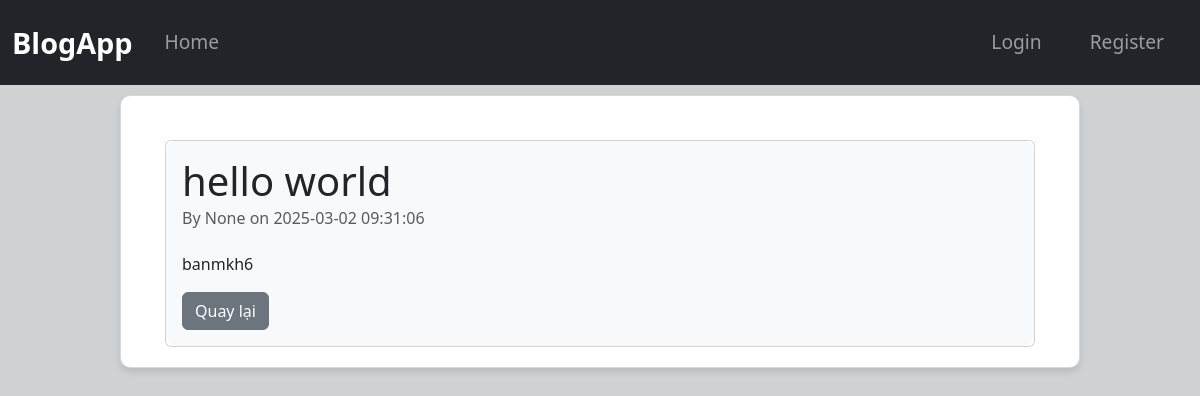
/post/1, run on an earlier commit of the app's database.
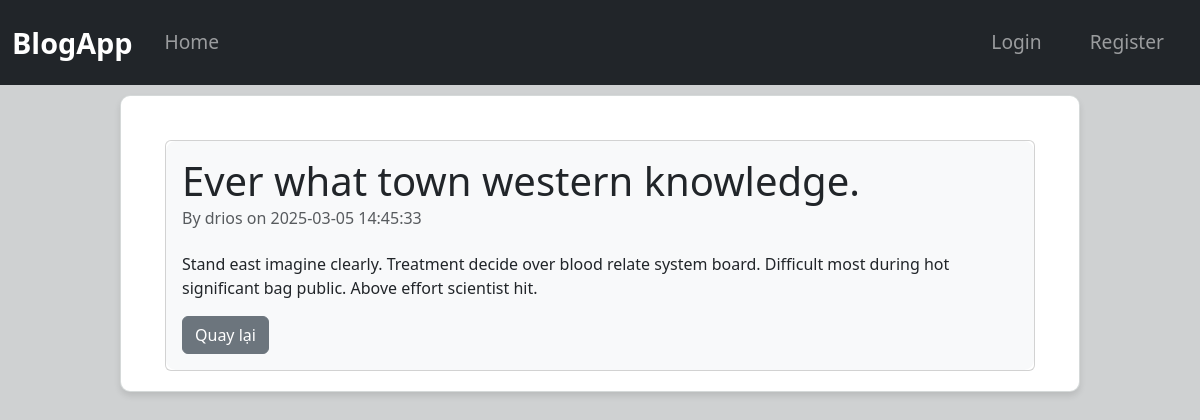
And on a later commit of the database.
### tables this page shows
CREATE TABLE posts (
            id INTEGER PRIMARY KEY AUTOINCREMENT,
            title TEXT NOT NULL,
            content TEXT NOT NULL,
            username TEXT,
            date_posted TIMESTAMP DEFAULT CURRENT_TIMESTAMP
        );

### app/routes_post.py (the view)
@post_bp.route("/post/<int:post_id>")
def post_detail(post_id):
    post = get_post_by_id(post_id)
    if not post:
        flash("Bài viết không tồn tại!", "danger")
        return redirect(url_for("post_bp.home"))
    return render_template("post_detail.html", post=post)

### app/db.py (called while the page is built)
def get_db():
    if "db" not in g:
        g.db = sqlite3.connect(DATABASE)
        g.db.row_factory = sqlite3.Row  # Trả về dict thay vì tuple
    return g.db

def get_post_by_id(id):
    db = get_db()
    post = db.execute("""
        SELECT id, title, content, date_posted,username
        FROM posts
        WHERE id = ?
    """, (id,)).fetchone()
    return post

### app/templates/post_detail.html (shortened to what this page needs)
{% extends "base.html" %}
{% block content %}
<div class="container">
    <div class="card">
        <div class="card-body">
            <h1 class="card-title">{{ post.title }}</h1>
            <h6 class="card-subtitle mb-2 text-muted">By {{ post.username }} on {{ post.date_posted  }}            </h6>
            <p class="card-text mt-4">{{ post.content | replace('\n', '<br>') | safe }}</p>
            <div class="mt-3">
                <a href="{{ url_for('post_bp.home') }}" class="btn btn-secondary">
                     Quay lại
                </a>
            </div>
        </div>
    </div>
</div>{% endblock %}

### app/templates/base.html (shortened to what this page needs)
<!DOCTYPE html>
<html lang="en">
<head>
    <link rel="stylesheet" href="https://cdn.jsdelivr.net/npm/bootstrap@5.3.0/dist/css/bootstrap.min.css">
    <link rel="stylesheet" href="{{ url_for('static', filename='css/style.css') }}">
</head>
<body>
    <nav class="navbar navbar-expand-lg navbar-dark bg-dark">
        <div class="container">
            <a class="navbar-brand" href="{{ url_for('post_bp.home') }}">BlogApp</a>
            <div class="collapse navbar-collapse" id="navbarNav">
                <ul class="navbar-nav me-auto mb-2 mb-lg-0">
                    <li class="nav-item"><a class="nav-link" href="{{ url_for('post_bp.home') }}">Home</a></li>
                </ul>
                <ul class="navbar-nav">
                    {% if current_user.is_authenticated %}
                    <li class = "nav-item"> <a class="nav-link btn btn-outline-light mx-2" href="{{ url_for('post_bp.posts_management') }}">Quản lý bài viết</a></li>
                        {% if current_user.is_admin %}
                            <li class = "nav-item"> <a class="nav-link btn btn-outline-light mx-2" href="{{ url_for('user_bp.admin_users') }}">Quản lý user</a></li>
                        {% endif %}
                        <li class="nav-item"><a class="nav-link btn btn-outline-light mx-2" href="{{ url_for('user_bp.logout') }}">Logout</a></li>
                    {% else %}
                        <li class="nav-item"><a class="nav-link btn btn-outline-light mx-2" href="{{ url_for('user_bp.login') }}">Login</a></li>
                        <li class="nav-item"><a class="nav-link btn btn-outline-light mx-2" href="{{ url_for('user_bp.register') }}">Register</a></li>
                    {% endif %}
                </ul>
            </div>
        </div>
    </nav>
    <div class="block-no-background">
        <div class="container mt-4">
            {% block content %}{% endblock %}
            </div>
    </div>
</body>
</html>

### app/static/css/style.css (style rules this page uses)
body { background-color: #cfd1d2; color: #333333; }
.block-no-background { background-color: #ffffff; border-radius: 10px; border-color: #0056B3; padding: 20px; margin: 10px auto; width: 80%; box-shadow: 0px 4px 6px rgba(0, 0, 0, 0.1); border: 1px solid #d1d5d5e7; }
.card-body { border-radius: 10px; border: 1px ; overflow: hidden; background-color: #F8F9FA ; }
.navbar { padding: 1rem 0; }
.navbar-brand { font-size: 1.8rem; font-weight: bold; }
.nav-link { font-size: 1.2rem; padding: 0.5rem 1rem !important; }
.container { max-width: 1200px; }

What changed in the data, as far as the page shows it:
changed posts: title "hello world" → "Ever what town western knowledge."; username (not shown) → "drios"; date_posted "2025-03-02 09:31:06" → "2025-03-05 14:45:33"; content "banmkh6" → "Stand east imagine clearly. Treatment decide over blood relate system board. Difficult most during hot significant bag public. Above effort scientist hit."
Also different on the page:
{{ post.username }}: "None" → (not shown)
